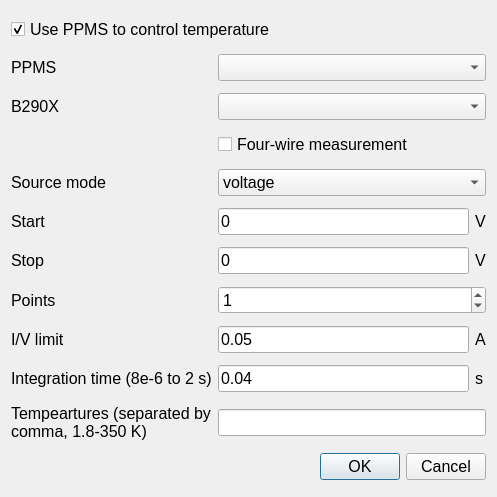
<?xml version="1.0" encoding="UTF-8"?>
<ui version="4.0">
 <class>Dialog</class>
 <widget class="QDialog" name="Dialog">
  <property name="geometry">
   <rect>
    <x>0</x>
    <y>0</y>
    <width>497</width>
    <height>497</height>
   </rect>
  </property>
  <property name="font">
   <font>
    <family>Arial</family>
    <pointsize>12</pointsize>
   </font>
  </property>
  <property name="windowTitle">
   <string>Dialog</string>
  </property>
  <layout class="QHBoxLayout" name="horizontalLayout">
   <item>
    <layout class="QGridLayout" name="gridLayout">
     <item row="9" column="3">
      <widget class="QLabel" name="label_13">
       <property name="text">
        <string>s</string>
       </property>
      </widget>
     </item>
     <item row="7" column="2" colspan="2">
      <widget class="QSpinBox" name="sbPoints">
       <property name="maximum">
        <number>2500</number>
       </property>
       <property name="value">
        <number>1</number>
       </property>
      </widget>
     </item>
     <item row="8" column="3">
      <widget class="QLabel" name="lbUnitLimit">
       <property name="text">
        <string>A</string>
       </property>
      </widget>
     </item>
     <item row="6" column="3">
      <widget class="QLabel" name="lbUnitStop">
       <property name="text">
        <string>V</string>
       </property>
      </widget>
     </item>
     <item row="4" column="2" colspan="2">
      <widget class="QComboBox" name="cbSource">
       <item>
        <property name="text">
         <string>voltage</string>
        </property>
       </item>
       <item>
        <property name="text">
         <string>current</string>
        </property>
       </item>
      </widget>
     </item>
     <item row="4" column="0" colspan="2">
      <widget class="QLabel" name="label">
       <property name="text">
        <string>Source mode</string>
       </property>
      </widget>
     </item>
     <item row="6" column="2">
      <widget class="QLineEdit" name="leStop">
       <property name="text">
        <string>0</string>
       </property>
      </widget>
     </item>
     <item row="8" column="2">
      <widget class="QLineEdit" name="leLimit">
       <property name="text">
        <string>0.05</string>
       </property>
      </widget>
     </item>
     <item row="9" column="0" colspan="2">
      <widget class="QLabel" name="label_6">
       <property name="text">
        <string>Integration time (8e-6 to 2 s)</string>
       </property>
      </widget>
     </item>
     <item row="8" column="0" colspan="2">
      <widget class="QLabel" name="label_5">
       <property name="text">
        <string>I/V limit</string>
       </property>
      </widget>
     </item>
     <item row="1" column="0" colspan="2">
      <widget class="QLabel" name="label_8">
       <property name="text">
        <string>PPMS</string>
       </property>
      </widget>
     </item>
     <item row="6" column="0" colspan="2">
      <widget class="QLabel" name="label_3">
       <property name="text">
        <string>Stop</string>
       </property>
      </widget>
     </item>
     <item row="9" column="2">
      <widget class="QLineEdit" name="leIntegration">
       <property name="text">
        <string>0.04</string>
       </property>
      </widget>
     </item>
     <item row="10" column="0" colspan="2">
      <widget class="QLabel" name="label_7">
       <property name="text">
        <string>Tempeartures (separated by comma, 1.8-350 K)</string>
       </property>
       <property name="wordWrap">
        <bool>true</bool>
       </property>
      </widget>
     </item>
     <item row="2" column="0" colspan="2">
      <widget class="QLabel" name="label_9">
       <property name="text">
        <string>B290X</string>
       </property>
      </widget>
     </item>
     <item row="5" column="2">
      <widget class="QLineEdit" name="leStart">
       <property name="text">
        <string>0</string>
       </property>
      </widget>
     </item>
     <item row="7" column="0" colspan="2">
      <widget class="QLabel" name="label_4">
       <property name="text">
        <string>Points</string>
       </property>
      </widget>
     </item>
     <item row="5" column="0" colspan="2">
      <widget class="QLabel" name="label_2">
       <property name="text">
        <string>Start</string>
       </property>
      </widget>
     </item>
     <item row="5" column="3">
      <widget class="QLabel" name="lbUnitStart">
       <property name="text">
        <string>V</string>
       </property>
      </widget>
     </item>
     <item row="10" column="2" colspan="2">
      <widget class="QLineEdit" name="leTemps"/>
     </item>
     <item row="11" column="0" colspan="4">
      <widget class="QDialogButtonBox" name="buttonBox">
       <property name="orientation">
        <enum>Qt::Horizontal</enum>
       </property>
       <property name="standardButtons">
        <set>QDialogButtonBox::Cancel|QDialogButtonBox::Ok</set>
       </property>
      </widget>
     </item>
     <item row="0" column="0" colspan="4">
      <widget class="QCheckBox" name="cbUsePpms">
       <property name="text">
        <string>Use PPMS to control temperature</string>
       </property>
       <property name="checked">
        <bool>true</bool>
       </property>
      </widget>
     </item>
     <item row="1" column="2" colspan="2">
      <widget class="QComboBox" name="cbPPMS"/>
     </item>
     <item row="2" column="2" colspan="2">
      <widget class="QComboBox" name="cbB290X"/>
     </item>
     <item row="3" column="2" colspan="2">
      <widget class="QCheckBox" name="cbFourWire">
       <property name="text">
        <string>Four-wire measurement</string>
       </property>
      </widget>
     </item>
    </layout>
   </item>
  </layout>
 </widget>
 <resources/>
 <connections>
  <connection>
   <sender>buttonBox</sender>
   <signal>accepted()</signal>
   <receiver>Dialog</receiver>
   <slot>accept()</slot>
   <hints>
    <hint type="sourcelabel">
     <x>248</x>
     <y>254</y>
    </hint>
    <hint type="destinationlabel">
     <x>157</x>
     <y>274</y>
    </hint>
   </hints>
  </connection>
  <connection>
   <sender>buttonBox</sender>
   <signal>rejected()</signal>
   <receiver>Dialog</receiver>
   <slot>reject()</slot>
   <hints>
    <hint type="sourcelabel">
     <x>316</x>
     <y>260</y>
    </hint>
    <hint type="destinationlabel">
     <x>286</x>
     <y>274</y>
    </hint>
   </hints>
  </connection>
 </connections>
</ui>
